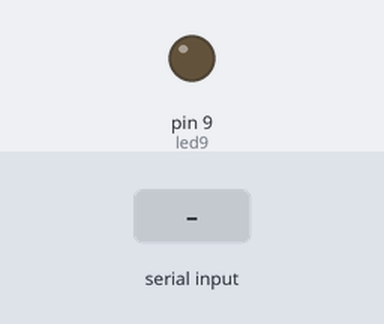
A sketch run on a simulated Arduino Uno, built with avr-gcc and run on an emulated ATmega328P. Shown: output pins drawn as LEDs (lit = HIGH). The inputs (shaded band) are chosen by the test bench.

Above: at 1.2 s.
1.3 s: "Y" received over Serial
At 2.3 s:
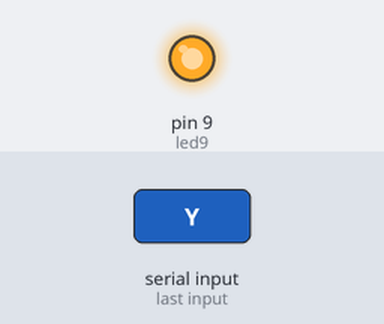
2.8 s: "N" received over Serial
At 3.4 s:
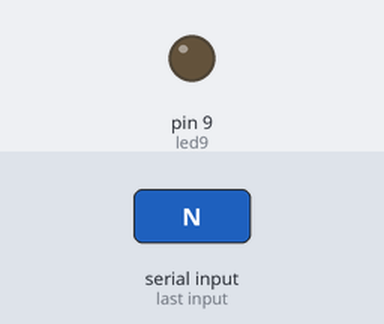
Timing chart, 0 to 5.8 s (numbered marks = the images above; inputs shaded):
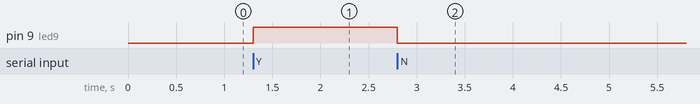

Measured:
- after the input at 1.3 s, pin 9 (led9): LOW → HIGH at once
- after the input at 2.8 s, pin 9 (led9): HIGH → LOW at once

The sketch:

TouchOSCSample.ino
```cpp
//----------------------Arduino code-------------------------


char message = 0;     //  This will hold one byte of the serial message

int led9 = 9;

void setup() {
  Serial.begin(9600);  //set serial to 9600 baud rate

  pinMode(led9, OUTPUT);
}

void loop(){
  if (Serial.available() > 0) { //  Check if there is a new message
    message = Serial.read();    //  Put the serial input into the message

    if (message == 'Y'){  //  If a 'Y' is recieved
      digitalWrite(led9, 255);//255 tells light to go on
    }
    if (message == 'N'){  //  If a N is received...
      analogWrite(led9, 0); //0 tells LED to go off

    }
  }
}


//----------------------------end Arduino code--------------------------------
```
